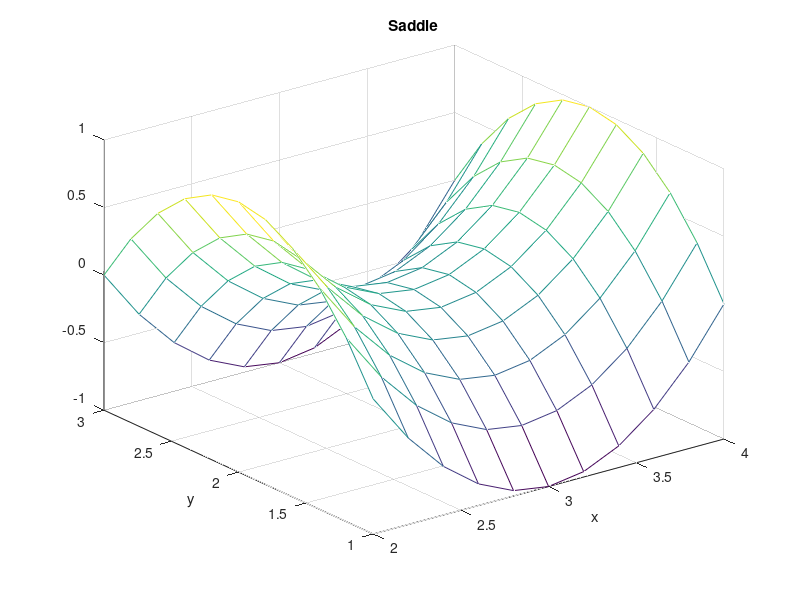
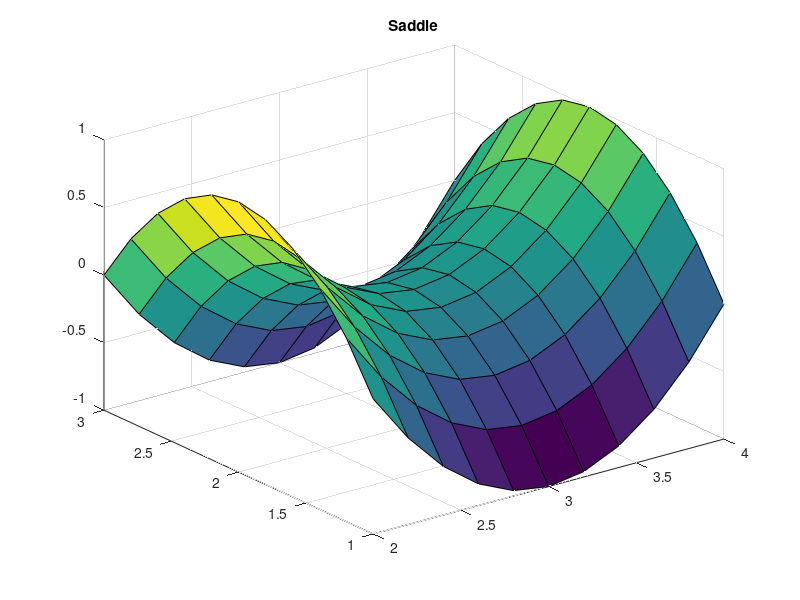
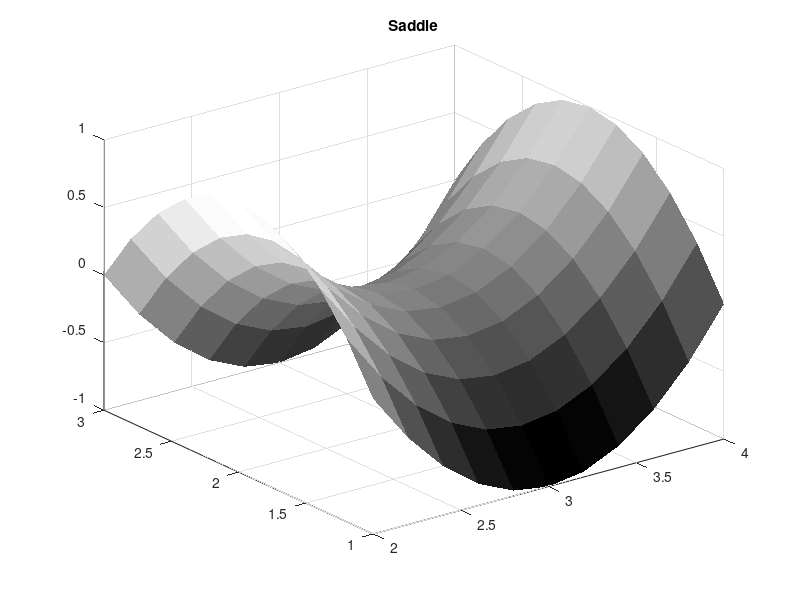

These charts were generated, in order, by the following MATLAB code:
% TOPIC: basics
% TITLE: 3-D saddle surface with meshgrid: mesh, surf, and shading modes
% SOURCE: Slides 01, pages 31-32 (mesh/meshgrid; surf and shading)
% KEYWORDS: meshgrid, mesh, surf, shading, colormap, saddle surface, 3d plot
% PROBLEM:
% Plot the saddle surface z = (x-3)^2 - (y-2)^2 for 2 <= x <= 4 and
% 1 <= y <= 3, built with meshgrid at 0.2 spacing. Show it with mesh(X,Y,Z)
% titled 'Saddle', then with surf(X,Y,Z) under shading faceted, shading flat,
% and colormap(gray).
% CHECK: isequal(size(Z), [11 11])
% CHECK: any(Z(:) > 0.5) && any(Z(:) < -0.5)
% CHECK: max(Z(:)) <= 1 + 1e-9 && min(Z(:)) >= -1 - 1e-9
% CODE:
[X,Y] = meshgrid(2:.2:4, 1:.2:3);
Z = (X-3).^2 - (Y-2).^2;    % minus sign: this is what makes it a SADDLE

figure;
mesh(X,Y,Z);
title('Saddle'); xlabel('x'); ylabel('y');

figure;
surf(X,Y,Z);
title('Saddle');
shading faceted;

figure;
surf(X,Y,Z);
title('Saddle');
shading flat;
colormap(gray);
fprintf('Z ranges from %.4f to %.4f over an %dx%d grid\n', min(Z(:)), max(Z(:)), size(Z,1), size(Z,2));
